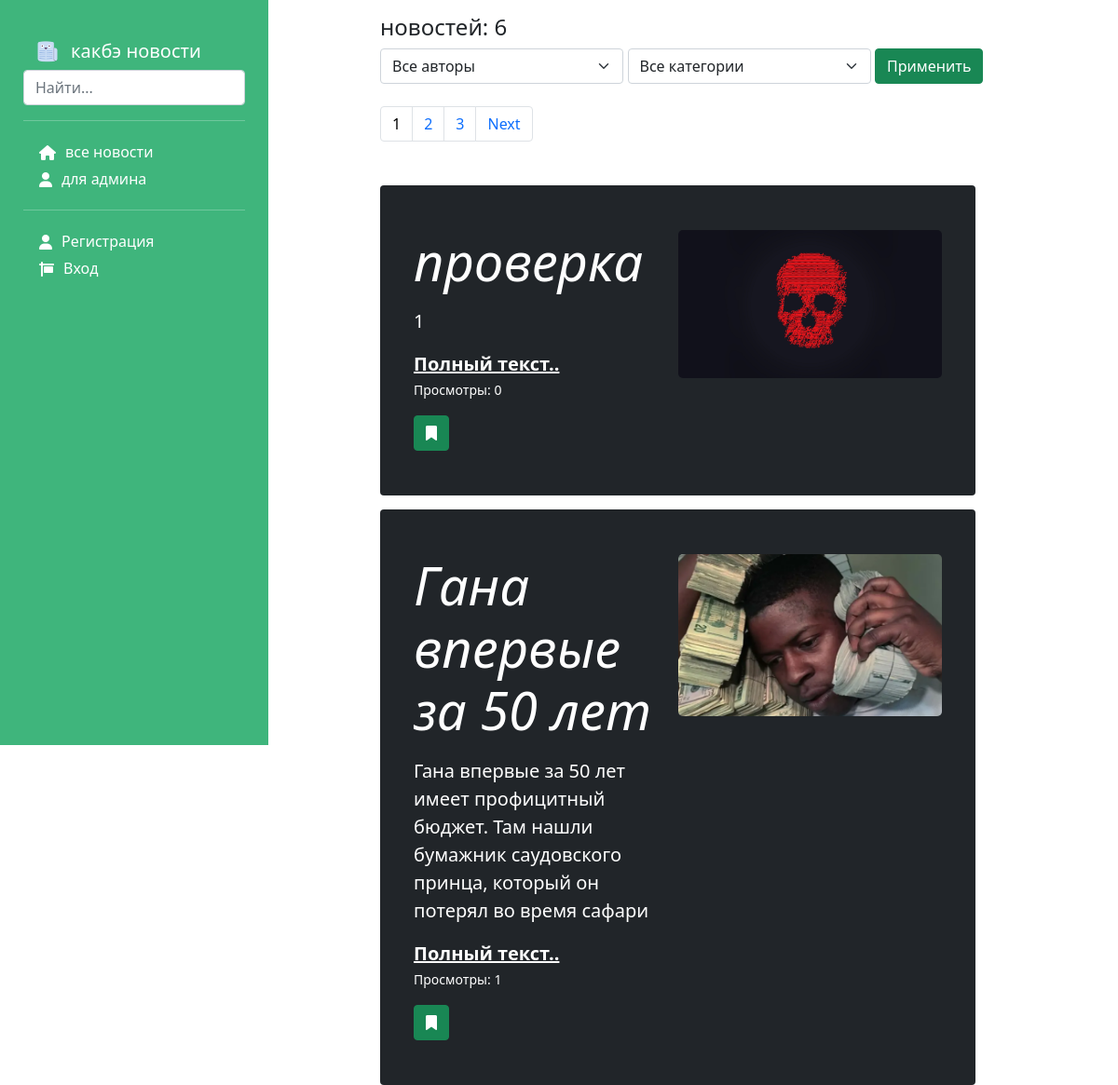
Page /news/show on the committed database.
### news/models.py (models this page shows, shortened)
class Article(models.Model):
    categories = (('E','Economics'),
                  ('S','Science'),
                  ('IT','IT'))
    author = models.ForeignKey(User, on_delete=models.SET_NULL, null=True)
    title = models.CharField('Название',max_length=50,default='')
    anouncement = models.TextField('Аннотация',max_length=250)
    text = models.TextField('Текст новости')
    date = models.DateTimeField('Дата публикации',auto_now=True)
    category = models.CharField(choices=categories, max_length=20,verbose_name='Категории')
    tags = models.ManyToManyField(to=Tag, blank=True)
    slug = models.SlugField()
    objects = models.Manager()
    published = PublishedToday()
    def get_views(self):
        return self.views.count()
    class Meta:
        ordering = ['title','date']
        verbose_name= 'Новость'
        verbose_name_plural='Новости'

class Image(models.Model):
    article = models.ForeignKey(Article, on_delete=models.CASCADE)
    title = models.CharField(max_length=50, blank=True)
    image = models.ImageField(upload_to='article_images/') #лучше добавить поле default !!!

### news/views.py (the view)
# urls.py: path('', views.index, name='demo'),
def index(request):
    selected_author = request.session.get('author_filter')
    selected_category = request.session.get('category_filter')
    selected_author = 0 if selected_author == None else selected_author
    selected_category = 0 if selected_category == None else selected_category
    categories = Article.categories #создали перечень категорий
    author_list = User.objects.filter(article__isnull=False).distinct() #создали перечень авторов не пустых
    if request.method == "POST": #при обработке POST - мы только сохраняяем в сессию выбранных авторов
        selected_author = int(request.POST.get('author_filter'))
        selected_category = int(request.POST.get('category_filter'))
        request.session['author_filter'] = selected_author
        request.session['category_filter'] = selected_category
        return redirect('news')
    else: #если страница открывется впервые или нас переадресовала сюда функция поиск
        articles = Article.objects.all()
        if selected_author != 0:  # если не пустое - находим нужные ноновсти
            articles = articles.filter(author=selected_author)
        if selected_category != 0:  # фильтруем найденные по авторам результаты по категориям
            articles = articles.filter(category__icontains=categories[selected_category - 1][0])
    articles=articles.order_by('-date')
    total = len(articles)
    p = Paginator(articles,2)
    page_number = request.GET.get('page')
    page_obj = p.get_page(page_number)
    title = _('Заголовок страницы новости-индекс')
    context = {'articles': page_obj, 'author_list':author_list, 'selected_author':selected_author,
               'categories':categories,'selected_category': selected_category, 'total':total,
               'title':title
               }
    return render(request,'news/news_list.html',context)

### users/templatetags/users_extras.py (called while the page is built)
@register.filter(name="has_group")
def has_group(user,group_name):
    return user.groups.filter(name=group_name).exists()

### news/templates/news/news_list.html (shortened to what this page needs)
{% extends 'main/base_template.html' %}
{% load static %}
{% load bootstrap5 %}
{% block content %}
<div class="content_center">
    <div class="row">
        <label><h4>  новостей: {{ total }}  </h4>
            <form method="post">
                        <div class="form-group col-11">
                            <select class="form-select" name="author_filter" style="width:40%">
                                <option value="0">Все авторы</option>
                            </select>
                            <select class="form-select" name="category_filter" style="width:40%">
                                <option value="0">Все категории</option>
                            </select>
                            <input type="submit" class="btn btn-success" value="Применить">
                        </div>
            </form>
        </label>
    </div>
        <br>
    {% if total > 1 %}
    <div class="row">
        <nav aria-label="Page navigation example">
          <ul class="pagination">
              {% for p in articles.paginator.page_range %}
                {% if articles.number == p %}
                    <li class="page-item"><p class="page-link" style="color:black;"> {{ p }}</p></li>
                {% else %}
                    <li class="page-item"><a class="page-link" href="?page={{ p }}"> {{ p }}</a></li>
                {% endif %}
              {% endfor %}
              {% if articles.has_next %}
                <li class="page-item"><a class="page-link" href="?page={{ articles.next_page_number }}&order_by={{ order_by }}&direction={{ direction }}">Next</a></li>
              {% endif %}
          </ul>
        </nav>
    </div>
    {% endif %}
    <div class="row">
        {% for article in articles %}
            <div class="single_news">
            <div class="p-4 p-md-5 text-white rounded bg-dark">
                <div class="row">
                    <div class="col-md-{% if article.image_set.all %}6{% else %}12 {% endif %} px-0">
                        <h1 class="display-4 fst-italic"> {{ article.title }}</h1>
                        <p class="lead my-3">{{ article.anouncement }}</p>
                        <p class="lead mb-0"><a href="{% url 'news_detail' article.pk %}" class="text-white fw-bold">Полный текст..</a></p>
                        <p><small>Просмотры: {{ article.get_views }}</small></p>
                        <a class="btn btn-success" href="{% url 'favorites' article.pk %}"><i class="fa fa-bookmark" aria-hidden="true" ></i></a>
                    </div>
                    {% if article.image_set.all %}
                    <div class="col-md-6 px-0">
                        <img src="{{ article.image_set.all.0.image.url }}"
                             style="width:100%; height:auto; border-radius:5px;">
                        <br>
                        <br>
                    </div>
                    {% endif %}
                </div>
            </div>
        </div>
        {% endfor %}
    </div>
</div>
{% endblock %}

### main/static/main/css/style.css (style rules this page uses)
body { background-color:#3fb57c; }
a { text-decoration:none; color:white; }
body .single_news { margin-top:15px; float: left; width: 90%; }
.content_center { margin-top:15px; float: left; width: 90%; }
.form-group select { display: inline-block; width: auto; vertical-align: middle; }

### rows in the picture
Article: title "проверка", anouncement "1", get_views "0", image_set.all.0.image (picture)
Article: title "Гана впервые за 50 лет", anouncement "Гана впервые за 50 лет имеет профицитный бюджет. Там нашли бумажник саудовского принца, который он потерял во время сафари", get_views "1", image_set.all.0.image (picture)

### other values in the picture
{{ total }} "6"
{{ p }} "1"
{{ p }} "2" "3"
